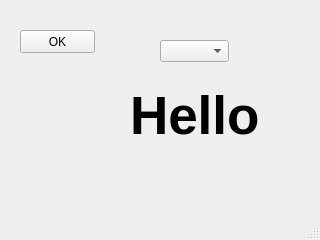
<?xml version="1.0" encoding="UTF-8"?>
<ui version="4.0">
 <class>MainWindow</class>
 <widget class="QMainWindow" name="MainWindow">
  <property name="geometry">
   <rect>
    <x>0</x>
    <y>0</y>
    <width>320</width>
    <height>240</height>
   </rect>
  </property>
  <property name="windowTitle">
   <string>Ex06-comboBox</string>
  </property>
  <widget class="QWidget" name="centralwidget">
   <widget class="QPushButton" name="pushButton">
    <property name="geometry">
     <rect>
      <x>20</x>
      <y>30</y>
      <width>75</width>
      <height>23</height>
     </rect>
    </property>
    <property name="text">
     <string>OK</string>
    </property>
   </widget>
   <widget class="QLabel" name="label">
    <property name="geometry">
     <rect>
      <x>130</x>
      <y>90</y>
      <width>151</width>
      <height>51</height>
     </rect>
    </property>
    <property name="font">
     <font>
      <pointsize>40</pointsize>
      <weight>75</weight>
      <bold>true</bold>
     </font>
    </property>
    <property name="text">
     <string>Hello</string>
    </property>
   </widget>
   <widget class="QComboBox" name="comboBox">
    <property name="geometry">
     <rect>
      <x>160</x>
      <y>40</y>
      <width>69</width>
      <height>22</height>
     </rect>
    </property>
   </widget>
  </widget>
  <widget class="QMenuBar" name="menubar">
   <property name="geometry">
    <rect>
     <x>0</x>
     <y>0</y>
     <width>320</width>
     <height>21</height>
    </rect>
   </property>
  </widget>
  <widget class="QStatusBar" name="statusbar"/>
 </widget>
 <resources/>
 <connections/>
</ui>
